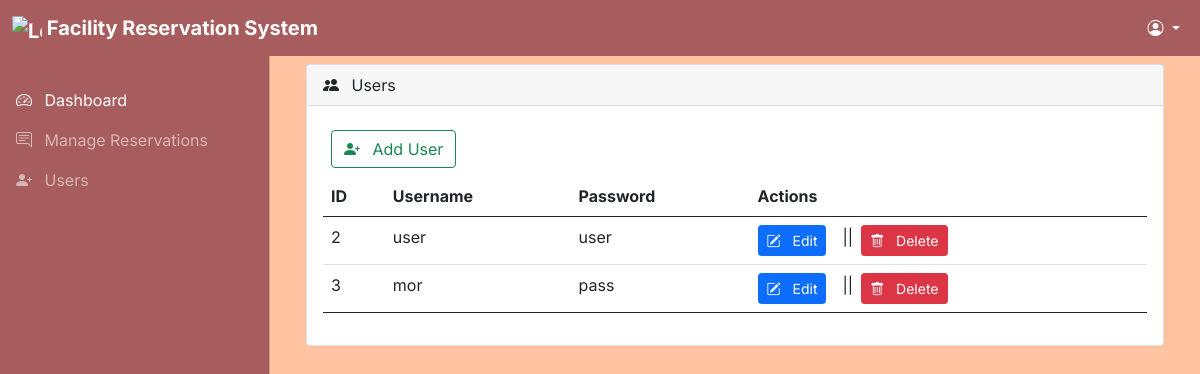
The page /Reservation/admin/users.php (signed in) on the database its author committed.
### tables this page shows
CREATE TABLE `users` (
  `id` int(11) NOT NULL AUTO_INCREMENT,
  `username` varchar(255) NOT NULL,
  `password` varchar(255) NOT NULL,
  `privilege` enum('user','admin') DEFAULT NULL,
  PRIMARY KEY (`id`)
);

### Reservation/admin/users.php (the view, shortened to what this page needs)
<?php
include "../dbcon.php";
?>
<!DOCTYPE html>
<html lang="en">
<head>
</head>
<body class="fixed-left">
  <?php include('./includes/navbar.php'); ?>
  <?php include('./includes/sidebar.php'); ?>
  <main class="mt-5 pt-3 px-4">
    <div class="container-fluid">
      <div class="row">
        <div class="col-md-12 mb-3">
          <div class="card">
            <div class="card-header">
              <span><i class="bi bi-people-fill me-2"></i></span> Users
            </div>
            <div class="card-body">
              <div class="table-responsive">
                <table id="example" class="table table-hover data-table" style="width: 100%">
                  <div class="m-2">
                    <button type="button" id="myBtn" class="btn btn-outline-success">
                      <span class="me-2"><i class="bi bi-person-plus-fill"></i></span>
                      Add User
                    </button>
                    </div>
                  </div>
                  <thead class>
                    <tr>
                      <th>ID</th>
                      <th>Username</th>
                      <th>Password</th>
                      <th>Actions</th>
                    </tr>
                  </thead>
                  <tbody>
                  <?php
                  $sql = "SELECT * from users where privilege='user';";
                  $actresult = mysqli_query($conn, $sql);
                  while ($result = mysqli_fetch_assoc($actresult)) {
                  ?>
                    <tr>
                      <td>
                        <?php echo $result['id']; ?>
                      </td>
                      <td>
                        <?php echo $result['username']; ?>
                      </td>
                      <td>
                        <?php echo $result['password']; ?>
                      </td>
                      <td>
                        <div class="d-grid gap-2 d-md-flex">
                          <a href="#edit<?php echo $result['id']; ?>" data-toggle="modal" class="btn btn-primary btn-sm me-md-2"><span class="me-2"><i class="bi bi-pencil-square"></i></span> Edit</a> ||
                          <a href="#del<?php echo $result['id']; ?>" data-toggle="modal" class="btn btn-danger btn-sm"><span class="me-2"><i class="bi bi-trash"></i></span>
                            Delete</a>
                        </div>
                      </td>
                    </tr>
                    <?php } ?>
                  </tbody>
              </div>
            </div>
          </div>
        </div>
      </div>
  </main>
</body>
</html>

### rows shown on the page
users: id "2", username "user", password "user"
users: id "3", username "mor", password "pass"
